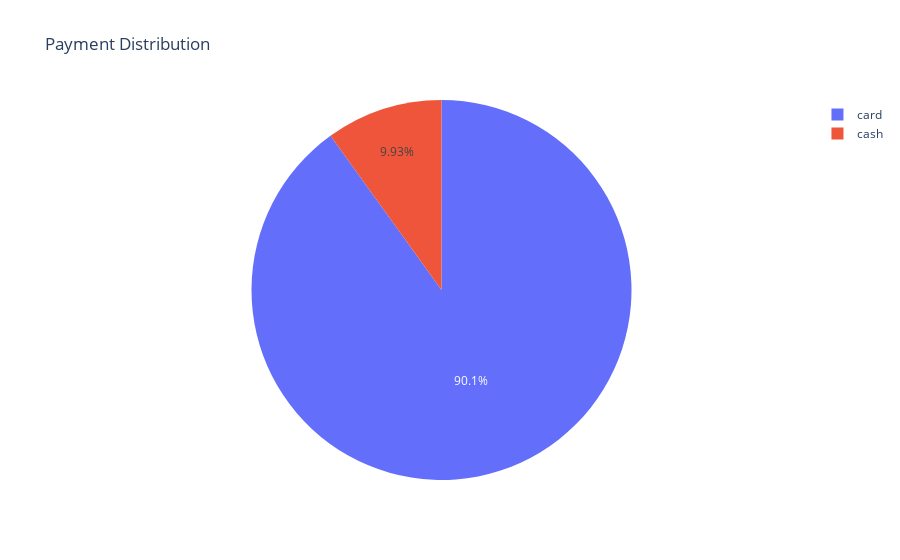

Notebook source saved alongside this figure:
### Code cell
# Plotly pie chart
payment_type = df.cash_type.value_counts()

fig = px.pie(values = payment_type.values, names = payment_type.index, title='Payment Distribution')
fig.show()

### Figure 1 — Plotly figure (JSON) as saved in the notebook; plotly's stock layout.template omitted (floating-point values rounded to 4 significant figures)
{"data": [{"domain": {"x": [0, 1], "y": [0, 1]}, "hovertemplate": "label=%{label}<br>value=%{value}<extra></extra>", "labels": ["card", "cash"], "legendgroup": "", "name": "", "showlegend": true, "type": "pie", "values": [807, 89]}], "layout": {"legend": {"tracegroupgap": 0}, "title": {"text": "Payment Distribution"}}}
